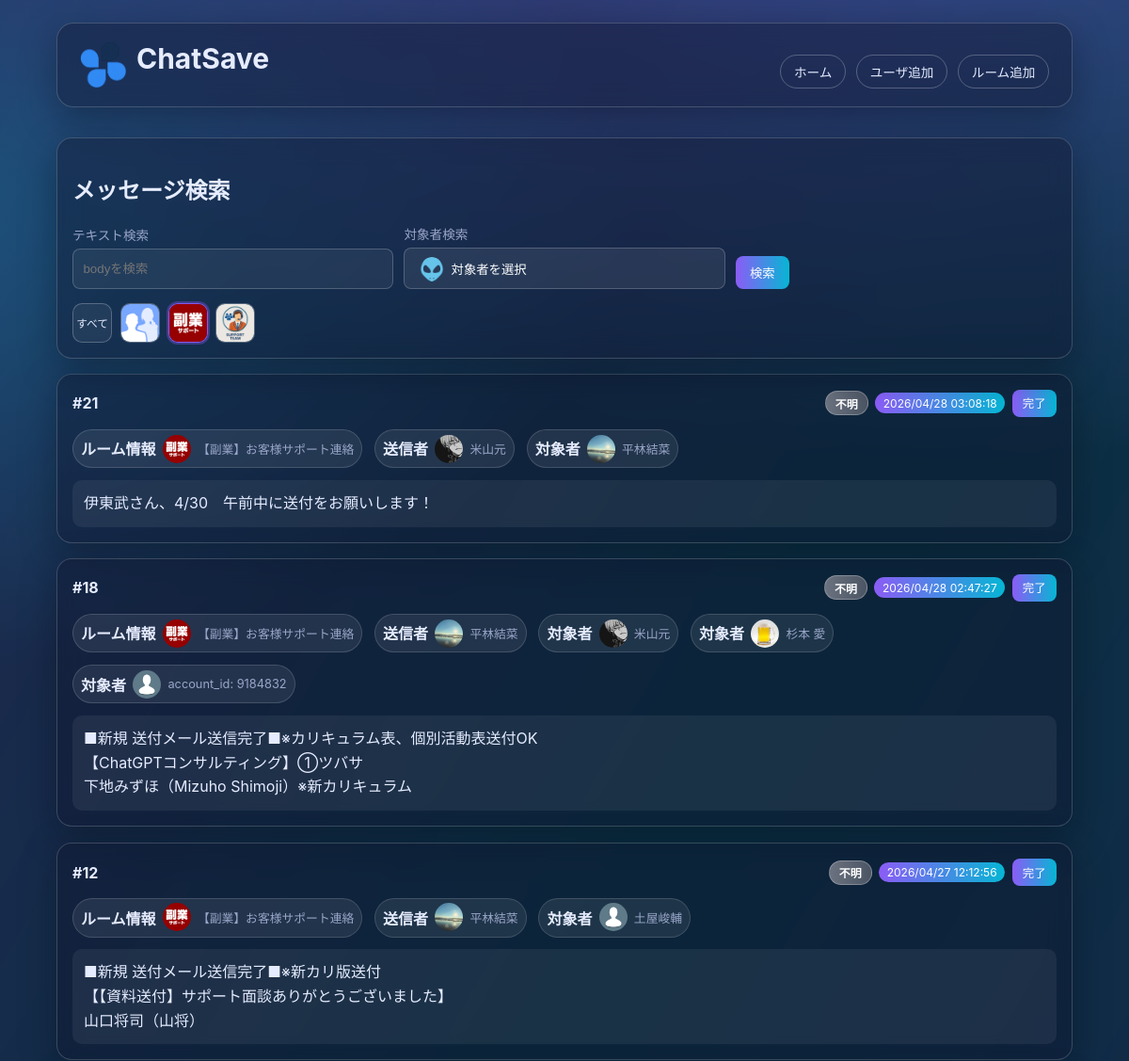
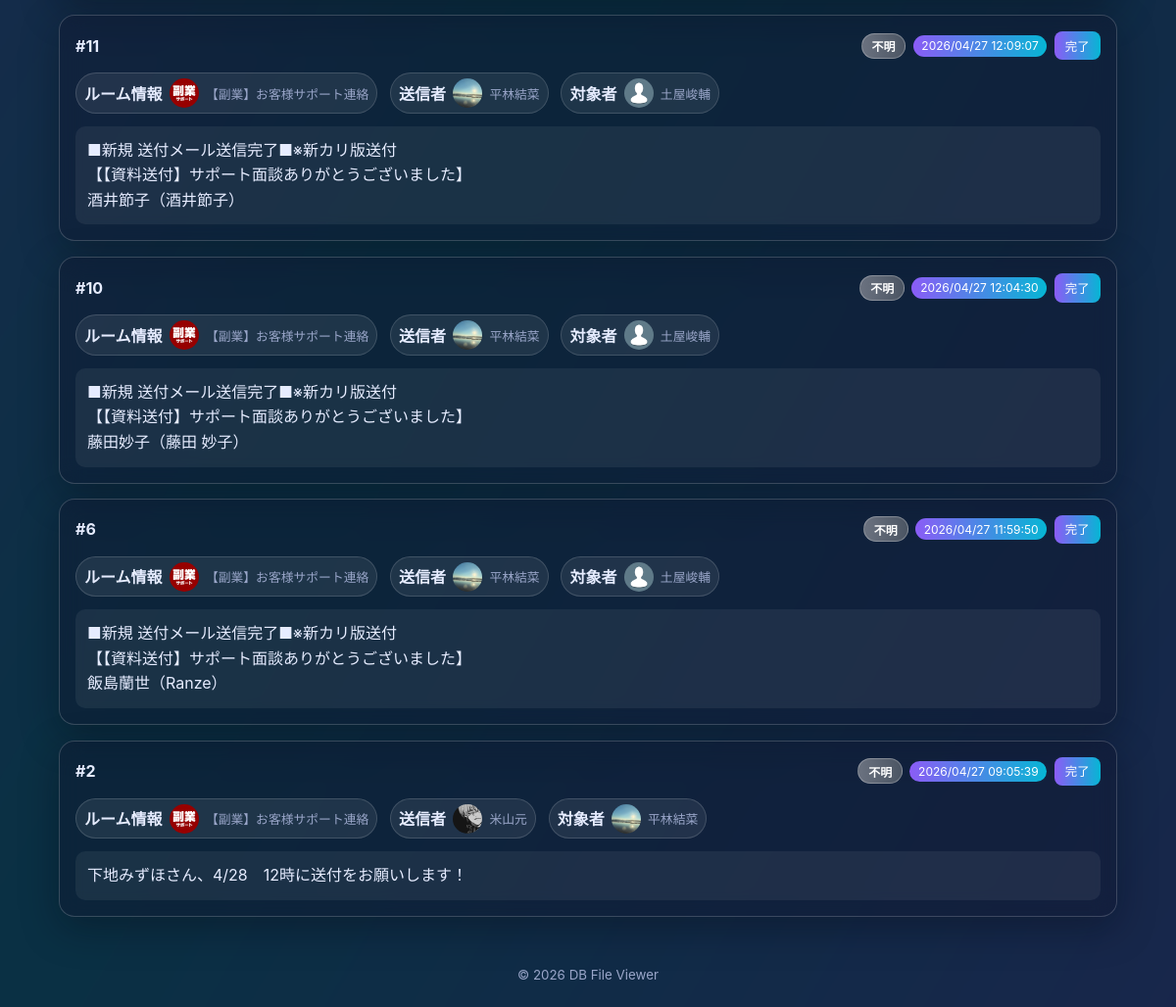
The app's page /index.php?room_id=383085827 with its own data (2 pictures, top to bottom).
### tables this page shows
CREATE TABLE room (
            id INTEGER PRIMARY KEY AUTOINCREMENT,
            room_name TEXT NOT NULL,
            room_id TEXT NOT NULL,
            room_icon TEXT
        );

CREATE TABLE message (
            id INTEGER PRIMARY KEY AUTOINCREMENT,
            room_id INTEGER,
            account_id TEXT,
            body TEXT NOT NULL,
            send_time TEXT,
            task INTEGER NOT NULL DEFAULT 0
        , message_id TEXT, type_id INTEGER);

CREATE TABLE type (
            id INTEGER PRIMARY KEY AUTOINCREMENT,
            type_name TEXT NOT NULL UNIQUE
        );

CREATE TABLE users (
            id INTEGER PRIMARY KEY AUTOINCREMENT,
            user_name TEXT NOT NULL,
            account_id TEXT NOT NULL,
            user_icon TEXT
        );

### db.php (called while the page is built, shortened)
<?php
function get_db(): PDO
{
    $dbPath = __DIR__ . '/data/webhooks.sqlite';
    $pdo = new PDO('sqlite:' . $dbPath);
    $pdo->setAttribute(PDO::ATTR_ERRMODE, PDO::ERRMODE_EXCEPTION);
    $pdo->exec(
        'CREATE TABLE IF NOT EXISTS users (
            id INTEGER PRIMARY KEY AUTOINCREMENT,
            user_name TEXT NOT NULL,
            account_id TEXT NOT NULL,
            user_icon TEXT
        )'
    );
    $pdo->exec(
        'CREATE TABLE IF NOT EXISTS room (
            id INTEGER PRIMARY KEY AUTOINCREMENT,
            room_name TEXT NOT NULL,
            room_id TEXT NOT NULL,
            room_icon TEXT
        )'
    );
    $pdo->exec(
        'CREATE TABLE IF NOT EXISTS message (
            id INTEGER PRIMARY KEY AUTOINCREMENT,
            room_id INTEGER,
            account_id TEXT,
            body TEXT NOT NULL,
            send_time TEXT,
            task INTEGER NOT NULL DEFAULT 0,
            message_id TEXT,
            type_id INTEGER
        )'
    );
    $pdo->exec(
        'CREATE TABLE IF NOT EXISTS type (
            id INTEGER PRIMARY KEY AUTOINCREMENT,
            type_name TEXT NOT NULL UNIQUE
        )'
    );
    $pdo->exec(
        'CREATE TABLE IF NOT EXISTS app_settings (
            setting_key TEXT PRIMARY KEY,
            setting_value TEXT NOT NULL
        )'
    );
    ensure_message_columns($pdo);
    return $pdo;
}
function ensure_message_columns(PDO $pdo): void
{
    $columns = $pdo->query('PRAGMA table_info(message)')->fetchAll(PDO::FETCH_ASSOC);
}

### index.php (the view, shortened to what this page needs)
<?php
require_once __DIR__ . '/db.php';
$pdo = get_db();
$q = trim((string)($_GET['q'] ?? ''));
$selectedRoomId = trim((string)($_GET['room_id'] ?? ''));
$page = max(1, (int)($_GET['page'] ?? 1));
$perPage = 30;
$rooms = $pdo->query('SELECT id, room_id, room_name, room_icon FROM room ORDER BY room_name ASC')->fetchAll(PDO::FETCH_ASSOC);
$users = $pdo->query('SELECT account_id, user_name, user_icon FROM users ORDER BY user_name ASC')->fetchAll(PDO::FETCH_ASSOC);
function sqlite_table_exists(PDO $pdo, string $tableName): bool
{
    $stmt = $pdo->prepare("SELECT name FROM sqlite_master WHERE type = 'table' AND name = :table_name LIMIT 1");
    $stmt->execute([':table_name' => $tableName]);
    $row = $stmt->fetch(PDO::FETCH_ASSOC);
    return is_array($row);
}
function sqlite_has_column(PDO $pdo, string $tableName, string $columnName): bool
{
    $columns = $pdo->query('PRAGMA table_info(' . $tableName . ')')->fetchAll(PDO::FETCH_ASSOC);
    foreach ($columns as $column) {
        if ((string)($column['name'] ?? '') === $columnName) {
            return true;
        }
    }
    return false;
}
$hasTypeTable = sqlite_table_exists($pdo, 'type');
$hasMessageTypeIdColumn = sqlite_has_column($pdo, 'message', 'type_id');
$canJoinType = $hasTypeTable && $hasMessageTypeIdColumn;
$sql = <<<'SQL'
SELECT
    m.id,
    m.message_id,
    m.room_id,
    m.account_id,
    m.body,
    m.send_time,
    COALESCE(m.task, 0) AS task,
SQL;
if ($canJoinType) {
    $sql .= <<<'SQL'
    m.type_id,
    t.type_name,
SQL;
} else {
    $sql .= <<<'SQL'
    NULL AS type_id,
    NULL AS type_name,
SQL;
}
$sql .= <<<'SQL'
    r.room_name,
    r.room_icon,
    u.user_name,
    u.user_icon
FROM message m
LEFT JOIN room r ON CAST(m.room_id AS TEXT) = r.room_id
LEFT JOIN users u ON m.account_id = u.account_id
SQL;
if ($canJoinType) {
    $sql .= "\nLEFT JOIN type t ON m.type_id = t.id\n";
}
$sql .= <<<'SQL'
WHERE 1=1
SQL;
$params = [];
if ($selectedRoomId !== '') {
    $sql .= ' AND CAST(m.room_id AS TEXT) = :room_id';
    $params[':room_id'] = $selectedRoomId;
}
$sql .= ' ORDER BY COALESCE(m.send_time, "") DESC, m.id DESC';
$stmt = $pdo->prepare($sql);
$stmt->execute($params);
$messages = $stmt->fetchAll(PDO::FETCH_ASSOC);
function parse_targets_from_body(string $body): array
{
    if (preg_match_all('/\[to[:：]\s*([^\]\s]+)\]/i', $body, $matches) > 0) {
        $accountIds = array_values(array_unique(array_filter(array_map(static fn(string $value): string => trim($value), $matches[1] ?? []), static fn(string $value): bool => $value !== '')));
        return ['type' => 'user', 'account_ids' => $accountIds];
    }
    return ['type' => 'none', 'account_ids' => []];
}
function parse_attachments_from_body(string $body): array
{
    $matches = [];
    preg_match_all('/\[download:(\d+)\](.*?)\[\/download\]/is', $body, $matches, PREG_SET_ORDER);
    if ($matches === []) {
        return [];
    }
    $attachments = [];
    return $attachments;
}
function parse_reply_to_message_id(string $body): ?string
{
    return null;
}
function normalize_message_id(string $messageId): string
{
    $trimmed = trim($messageId);
    if ($trimmed === '') {
        return '';
    }
    return $trimmed;
}
function sanitize_message_body_for_display(string $body): string
{
    $cleaned = $body;
    $patterns = [
        '/^\[rp[^\]]*\]/i',
        '/\[toall\]/i',
        '/\[to[:：]\s*[^\]\s]+\][^\r\n]*(?:\r?\n)?/i',
        '/\[download:\d+\].*?\[\/download\]/is',
        '/\[info\]\s*\[title\]\s*\[dtext:file_uploaded\]\s*\[\/title\].*?\[\/info\]\s*/is',
    ];
    foreach ($patterns as $pattern) {
        $cleaned = preg_replace($pattern, '', (string)$cleaned);
    }
    $cleaned = preg_replace("/\n{3,}/", "\n\n", (string)$cleaned);
    return trim((string)$cleaned);
}
function resolve_message_type_label(array $message): string
{
    $typeName = trim((string)($message['type_name'] ?? ''));
    if ($typeName !== '') {
        return $typeName;
    }
    return '不明';
}
function message_type_badge_class(string $typeName): string
{
    $map = [
        '要対応' => 'type-need-action',
        '要返信' => 'type-need-reply',
        '要確認' => 'type-need-check',
        '報告' => 'type-report',
        '共有' => 'type-share',
        '完了報告' => 'type-complete-report',
        'お礼・リアクション' => 'type-thanks-reaction',
        '雑談' => 'type-chat',
        '不明' => 'type-unknown',
    ];
    return $map[$typeName] ?? 'type-unknown';
}
$targetUsersByAccountId = [];
foreach ($users as $user) {
    $targetUsersByAccountId[(string)$user['account_id']] = $user;
}
foreach ($messages as $index => $message) {
    $rawBody = (string)($message['body'] ?? '');
    $messages[$index]['message_id'] = normalize_message_id((string)($message['message_id'] ?? ''));
    $target = parse_targets_from_body($rawBody);
    $messages[$index]['target_type'] = $target['type'];
    $messages[$index]['target_account_ids'] = $target['account_ids'];
    $messages[$index]['attachments'] = parse_attachments_from_body($rawBody);
    $messages[$index]['reply_to_message_id'] = normalize_message_id((string)(parse_reply_to_message_id($rawBody) ?? ''));
    $messages[$index]['body_for_display'] = sanitize_message_body_for_display($rawBody);
}
$offset = ($page - 1) * $perPage;
$messages = array_slice($messages, $offset, $perPage);
$messagesWithHierarchy = [];
foreach ($messages as $message) {
    $message['reply_depth'] = 0;
    $messagesWithHierarchy[] = $message;
}
$messages = $messagesWithHierarchy;
$selectedTargetLabel = '対象者を選択';
$selectedTargetIcon = 'img/all.png';
function build_query(array $overrides = []): string
{
    $params = [
        'q' => trim((string)($_GET['q'] ?? '')),
        'room_id' => trim((string)($_GET['room_id'] ?? '')),
        'target' => trim((string)($_GET['target'] ?? '')),
        'page' => (string)max(1, (int)($_GET['page'] ?? 1)),
    ];
    foreach ($overrides as $key => $value) {
        $params[$key] = (string)$value;
    }
    if (($params['page'] ?? '1') === '1') {
        unset($params['page']);
    }
    return http_build_query(array_filter($params, static fn(string $value): bool => $value !== ''));
}
include __DIR__ . '/header.php';
?>
<section class="card glass form-card">
  <h2>メッセージ検索</h2>
  <form method="get" class="admin-form horizontal-form search-row">
    <label>テキスト検索
      <input type="text" name="q" value="<?php echo htmlspecialchars($q, ENT_QUOTES, 'UTF-8'); ?>" placeholder="bodyを検索">
    </label>
    <label>対象者検索
      <div class="target-dropdown" data-target-dropdown>
        <button type="button" class="target-dropdown-toggle" data-target-toggle>
          <img src="<?php echo htmlspecialchars($selectedTargetIcon, ENT_QUOTES, 'UTF-8'); ?>" alt="選択対象" onerror="this.onerror=null;this.src='img/noimage.png';">
          <span><?php echo htmlspecialchars($selectedTargetLabel, ENT_QUOTES, 'UTF-8'); ?></span>
        </button>
      </div>
    </label>
    <button type="submit">検索</button>
  </form>
  <div class="icon-filter-row" aria-label="ルーム絞り込み">
    <a href="index.php?<?php echo htmlspecialchars(build_query(['room_id' => '', 'page' => '1']), ENT_QUOTES, 'UTF-8'); ?>" class="icon-filter-button <?php echo $selectedRoomId === '' ? 'active' : ''; ?>" title="すべて表示">
      すべて
    </a>
    <?php foreach ($rooms as $room): ?>
      <?php
        $roomId = (string)$room['room_id'];
        $roomName = (string)$room['room_name'];
        $iconPath = trim((string)($room['room_icon'] ?? ''));
      ?>
      <a
        href="index.php?<?php echo htmlspecialchars(build_query(['room_id' => $roomId, 'page' => '1']), ENT_QUOTES, 'UTF-8'); ?>"
        class="icon-filter-button <?php echo $selectedRoomId === $roomId ? 'active' : ''; ?>"
        title="<?php echo htmlspecialchars($roomName, ENT_QUOTES, 'UTF-8'); ?>"
      >
        <img src="<?php echo htmlspecialchars($iconPath !== '' ? $iconPath : 'img/noimage.png', ENT_QUOTES, 'UTF-8'); ?>" alt="<?php echo htmlspecialchars($roomName, ENT_QUOTES, 'UTF-8'); ?>" onerror="this.onerror=null;this.src='img/noimage.png';">
      </a>
    <?php endforeach; ?>
  </div>
</section>
<section class="cards" aria-label="メッセージ一覧">
  <?php foreach ($messages as $message): ?>
    <?php
      $roomName = trim((string)($message['room_name'] ?? ''));
      $roomLabel = $roomName !== '' ? $roomName : ('room_id: ' . (string)$message['room_id']);
      $roomIcon = trim((string)($message['room_icon'] ?? ''));
      $senderName = trim((string)($message['user_name'] ?? ''));
      $senderLabel = $senderName !== '' ? $senderName : ('account_id: ' . (string)$message['account_id']);
      $senderIcon = trim((string)($message['user_icon'] ?? ''));
      $targetType = (string)($message['target_type'] ?? 'none');
      $targetAccountIds = is_array($message['target_account_ids'] ?? null) ? $message['target_account_ids'] : [];
      $targetUsers = [];
      foreach ($targetAccountIds as $targetAccountId) {
          $targetUsers[] = $targetUsersByAccountId[(string)$targetAccountId] ?? ['account_id' => (string)$targetAccountId];
      }
      $targetEntries = [];
      if ($targetType === 'all') {
          $targetEntries[] = [
              'label' => '全員',
              'icon' => 'img/all.png',
          ];
      } else {
          foreach ($targetUsers as $targetUser) {
              $targetName = trim((string)($targetUser['user_name'] ?? ''));
              $targetAccountId = trim((string)($targetUser['account_id'] ?? ''));
              $targetLabel = '';
              if ($targetName !== '') {
                  $targetLabel = $targetName;
              } elseif ($targetAccountId !== '') {
                  $targetLabel = 'account_id: ' . $targetAccountId;
              }
              if ($targetLabel !== '') {
                  $targetEntries[] = [
                      'label' => $targetLabel,
                      'icon' => trim((string)($targetUser['user_icon'] ?? '')),
                  ];
              }
          }
      }
      $rawSendTime = trim((string)($message['send_time'] ?? ''));
      $timestamp = strtotime($rawSendTime);
      $formattedSendTime = $rawSendTime;
      if ($timestamp !== false) {
          $formattedSendTime = date('Y/m/d H:i:s', $timestamp);
      }
      $isTaskDone = (int)($message['task'] ?? 0) === 1;
      $messageTypeLabel = resolve_message_type_label($message);
      $messageTypeBadgeClass = message_type_badge_class($messageTypeLabel);
      $isReplyChild = (bool)($message['is_reply_child'] ?? false);
      $replyDepth = max(0, (int)($message['reply_depth'] ?? 0));
    ?>
    <div class="message-thread-item <?php echo $isReplyChild ? 'is-reply-child' : ''; ?>" style="--reply-level: <?php echo $replyDepth; ?>;">
      <article class="card glass message-card <?php echo $isTaskDone ? 'is-complete' : ''; ?>" data-message-id="<?php echo (int)$message['id']; ?>">
        <div class="card-head">
          <h2>#<?php echo (int)$message['id']; ?></h2>
          <div class="card-actions">
            <span class="message-type-badge <?php echo htmlspecialchars($messageTypeBadgeClass, ENT_QUOTES, 'UTF-8'); ?>">
              <?php echo htmlspecialchars($messageTypeLabel, ENT_QUOTES, 'UTF-8'); ?>
            </span>
            <span class="badge"><?php echo htmlspecialchars($formattedSendTime, ENT_QUOTES, 'UTF-8'); ?></span>
            <button type="button" class="task-toggle" data-task-state="<?php echo $isTaskDone ? '1' : '0'; ?>"><?php echo $isTaskDone ? '取消' : '完了'; ?></button>
          </div>
        </div>
        <div class="message-meta-row">
          <div class="entity-chip" data-tooltip="<?php echo htmlspecialchars($roomLabel, ENT_QUOTES, 'UTF-8'); ?>">
            <strong>ルーム情報</strong>
            <img src="<?php echo htmlspecialchars($roomIcon !== '' ? $roomIcon : 'img/noimage.png', ENT_QUOTES, 'UTF-8'); ?>" alt="<?php echo htmlspecialchars($roomLabel, ENT_QUOTES, 'UTF-8'); ?>" onerror="this.onerror=null;this.src='img/noimage.png';">
            <span><?php echo htmlspecialchars($roomLabel, ENT_QUOTES, 'UTF-8'); ?></span>
          </div>
          <div class="entity-chip" data-tooltip="<?php echo htmlspecialchars($senderLabel, ENT_QUOTES, 'UTF-8'); ?>">
            <strong>送信者</strong>
            <img src="<?php echo htmlspecialchars($senderIcon !== '' ? $senderIcon : 'img/noimage.png', ENT_QUOTES, 'UTF-8'); ?>" alt="<?php echo htmlspecialchars($senderLabel, ENT_QUOTES, 'UTF-8'); ?>" onerror="this.onerror=null;this.src='img/noimage.png';">
            <span><?php echo htmlspecialchars($senderLabel, ENT_QUOTES, 'UTF-8'); ?></span>
          </div>
          <?php foreach ($targetEntries as $targetEntry): ?>
            <?php
              $targetLabel = (string)($targetEntry['label'] ?? '対象者なし');
              $targetIcon = trim((string)($targetEntry['icon'] ?? ''));
            ?>
            <div class="entity-chip" data-tooltip="<?php echo htmlspecialchars($targetLabel, ENT_QUOTES, 'UTF-8'); ?>">
              <strong>対象者</strong>
              <img src="<?php echo htmlspecialchars($targetIcon !== '' ? $targetIcon : 'img/noimage.png', ENT_QUOTES, 'UTF-8'); ?>" alt="<?php echo htmlspecialchars($targetLabel, ENT_QUOTES, 'UTF-8'); ?>" onerror="this.onerror=null;this.src='img/noimage.png';">
              <span><?php echo htmlspecialchars($targetLabel, ENT_QUOTES, 'UTF-8'); ?></span>
            </div>
          <?php endforeach; ?>
        </div>
        <div class="message-body"><?php echo nl2br(htmlspecialchars((string)($message['body_for_display'] ?? $message['body'] ?? ''), ENT_QUOTES, 'UTF-8')); ?></div>
      </article>
    </div>
  <?php endforeach; ?>
</section>
<?php include __DIR__ . '/footer.php'; ?>

### records on screen
room: room_icon (picture)
room: room_icon (picture)
room: room_icon (picture)
message: $replyDepth 0 (drawn), id "21", type.type_name "不明", send_time "2026/04/28 03:08:18", room.room_icon (picture), room.room_name "【副業】お客様サポート連絡", users.user_icon (picture), users.user_name "米山元", targetLabel "平林結菜", body_for_display "伊東武さん、4/30 午前中に送付をお願いします！"
message: $replyDepth 0 (drawn), id "18", type.type_name "不明", send_time "2026/04/28 02:47:27", room.room_icon (picture), room.room_name "【副業】お客様サポート連絡", users.user_icon (picture), users.user_name "平林結菜", targetLabel "米山元", targetLabel "account_id: 9184832", body_for_display "■新規 送付メール送信完了■※カリキュラム表、個別活動表送付OK 【ChatGPTコンサルティング】①ツバサ 下地みずほ（Mizuho Shimoji）※新カリキュラム"
users: user_icon (picture), user_name "杉本 愛"
message: $replyDepth 0 (drawn), id "12", messageTypeLabel "不明", send_time "2026/04/27 12:12:56", room.room_icon (picture), room.room_name "【副業】お客様サポート連絡", users.user_icon (picture), users.user_name "平林結菜", body_for_display "■新規 送付メール送信完了■※新カリ版送付 【【資料送付】サポート面談ありがとうございました】 山口将司（山将）"
users: user_name "土屋峻輔"
message: $replyDepth 0 (drawn), id "11", messageTypeLabel "不明", send_time "2026/04/27 12:09:07", room.room_icon (picture), room.room_name "【副業】お客様サポート連絡", users.user_icon (picture), users.user_name "平林結菜", body_for_display "■新規 送付メール送信完了■※新カリ版送付 【【資料送付】サポート面談ありがとうございました】 酒井節子（酒井節子）"
message: $replyDepth 0 (drawn), id "10", messageTypeLabel "不明", send_time "2026/04/27 12:04:30", room.room_icon (picture), room.room_name "【副業】お客様サポート連絡", users.user_icon (picture), users.user_name "平林結菜", body_for_display "■新規 送付メール送信完了■※新カリ版送付 【【資料送付】サポート面談ありがとうございました】 藤田妙子（藤田 妙子）"
message: $replyDepth 0 (drawn), id "6", messageTypeLabel "不明", send_time "2026/04/27 11:59:50", room.room_icon (picture), room.room_name "【副業】お客様サポート連絡", users.user_icon (picture), users.user_name "平林結菜", body_for_display "■新規 送付メール送信完了■※新カリ版送付 【【資料送付】サポート面談ありがとうございました】 飯島蘭世（Ranze）"
message: $replyDepth 0 (drawn), id "2", messageTypeLabel "不明", send_time "2026/04/27 09:05:39", room.room_icon (picture), room.room_name "【副業】お客様サポート連絡", users.user_icon (picture), users.user_name "米山元", targetLabel "平林結菜", body_for_display "下地みずほさん、4/28 12時に送付をお願いします！"

### other values on screen
$selectedTargetLabel "対象者を選択"
